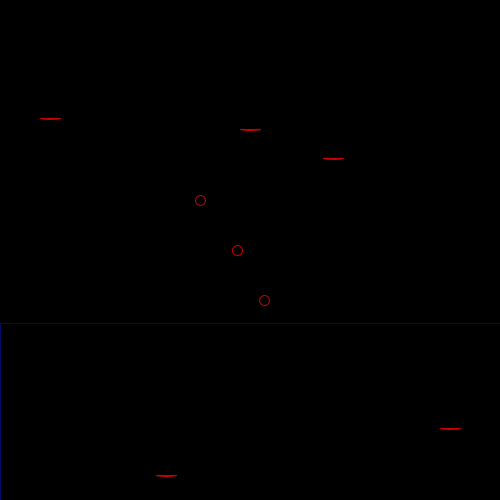
Frame 1 (no input)
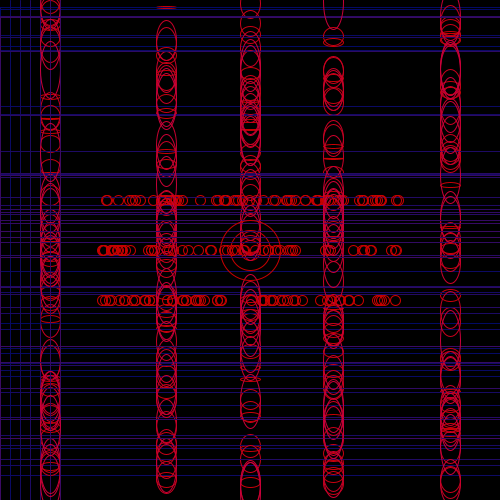
Frame 60 (the mouse pressed at the canvas centre just before this capture)
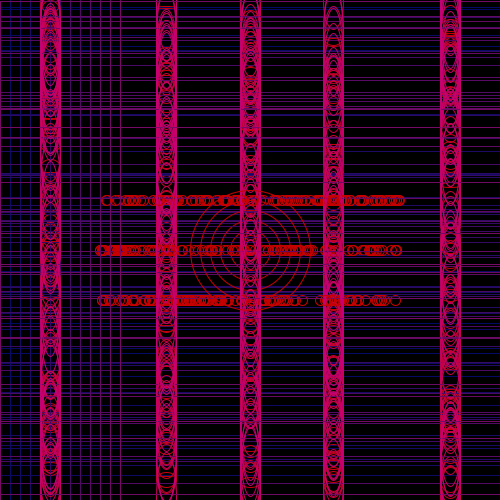
Frame 120 (the mouse held since frame 60 and released just before this capture)

The Processing sketch that drew these frames (run headless with seeded random() and noise(); from frame 60 on, the mouse is pressed at the canvas centre):

// Processing sketch: processing_36735
// ── processing_36735.pde

void setup() {
  size(500, 500);
  background(0);
}

int count = 1;
int numoflines =150;

//*Draws every tenth line
void draw() {
  if (count%10==0) {
    stroke(count, 10, 100);
    line(count, 0, count, height);
  }
    
    if (numoflines >0){
    stroke(count, 10, 100);
    noFill();
    rect(0, random(500), height, width);
    }
    
    noFill();
    stroke(200, 0, count);
    ellipse(width/2, random(500), 20, count);
    ellipse(width/3, random(500), 20, count);
    ellipse(width/2-200, random(500), 20, count);
    ellipse(width/2+200, random(500), 20, count);
    ellipse(width*2/3, random(500), 20, count);
    stroke(200,0,0);
    ellipse(random(100,400),height/2,10,10);
    ellipse(random(100,400),height-200,10,10);
    ellipse(random(100,400),height-300,10,10);
    
    if(count%20==0){
    ellipse(width/2, height/2, count, count);
    }
  count++;
  numoflines--;
}
